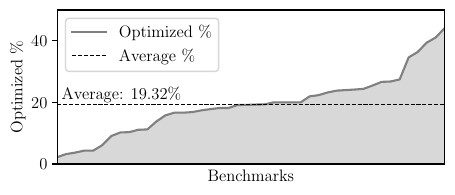

This chart was generated by the following Python code:
import csv
import numpy as np
import matplotlib
import matplotlib.pyplot as plt

reader = csv.reader(open('opt.csv', 'r'))

rows = []
for row in reader:
    rows.append(row)

y1 = []
y2 = []

for row in rows[1:]:
    y1.append(float(row[1]))
    y2.append(float(row[2]))

paired = sorted(zip(y1, y2), key=lambda p: 1 - p[1] / p[0])
y1, y2 = zip(*paired)
y1 = np.array(list(y1))
y2 = np.array(list(y2))
matplotlib.rcParams.update({
    "text.usetex": True,
    "font.size": 12,
    "font.family": "serif",
    "font.serif": ["Times New Roman"],
    "axes.unicode_minus": False  # 让负号正常显示
})

plt.figure(figsize=(5, 2))
x = np.array(range(len(y1)))
plt.ylim(0, 50)
plt.xlim(0, len(y1) - 1)
plt.tick_params(axis='x', which='both', bottom=False, top=False, labelbottom=False)
plt.plot(x, (1 - y2 / y1) * 100, color="0.5", label="Optimized \\%")
plt.fill_between(x, (1 - y2 / y1) * 100, color="0.5", alpha=0.3)

plt.axhline(y=np.average((1 - y2 / y1) * 100), color='0.0', linestyle='--', linewidth=0.8, label='Average \\%')
plt.text(x=0.5, y=21, s="Average: {:.2f}\\%".format(np.average((1 - y2 / y1) * 100)))
plt.legend(loc='upper left', fontsize=12)

plt.ylabel('Optimized \\%')
plt.xlabel('Benchmarks')

plt.savefig('opt.pdf', bbox_inches='tight')
